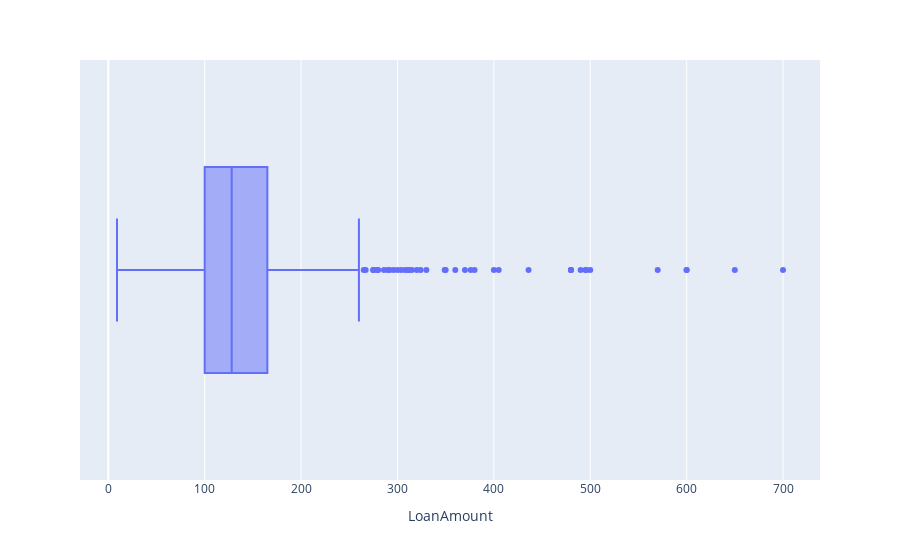

Notebook code cell kept with this figure:
### Markdown cell above
* Remove the outliers: if they are due to data entry error or they are not part of the data distribution
* Tranformations: log-tranform in case of skewed data use 
* Binning / discretization: grouping the data into bins

### Code cell
# Box plot 
px.box(data,x='LoanAmount')

### Figure 1 — Plotly figure (JSON) as saved in the notebook; plotly's stock layout.template omitted (floating-point values rounded to 4 significant figures; data arrays with more than 128 entries replaced by an {"elided": "..."} marker saying what was removed)
{"data": [{"alignmentgroup": "True", "hovertemplate": "LoanAmount=%{x}<extra></extra>", "legendgroup": "", "marker": {"color": "#636efa"}, "name": "", "notched": false, "offsetgroup": "", "orientation": "h", "showlegend": false, "type": "box", "x": {"elided": "614 int values"}, "x0": " ", "xaxis": "x", "y0": " ", "yaxis": "y"}], "layout": {"boxmode": "group", "legend": {"tracegroupgap": 0}, "margin": {"t": 60}, "xaxis": {"anchor": "y", "domain": [0, 1], "title": {"text": "LoanAmount"}}, "yaxis": {"anchor": "x", "domain": [0, 1]}}}
